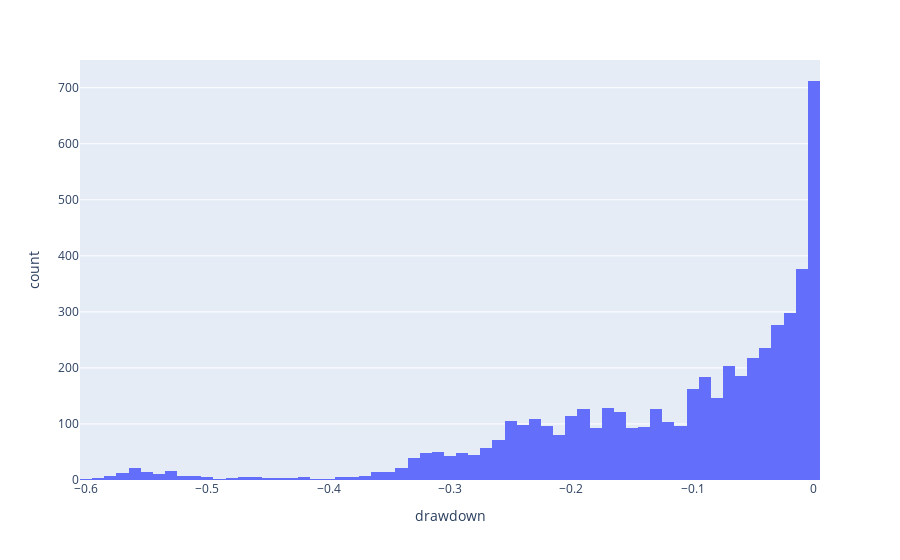

The cell this chart's notebook holds for it:
### Markdown cell above
## Draawdown Study

### Code cell
import plotly.express as px
fig = px.histogram(dd_data, x="drawdown")
fig.show()

### Figure 1 — Plotly figure (JSON) as saved in the notebook; plotly's stock layout.template omitted (floating-point values rounded to 4 significant figures; data arrays with more than 128 entries replaced by an {"elided": "..."} marker saying what was removed)
{"data": [{"alignmentgroup": "True", "bingroup": "x", "hovertemplate": "drawdown=%{x}<br>count=%{y}<extra></extra>", "legendgroup": "", "marker": {"color": "#636efa"}, "name": "", "offsetgroup": "", "orientation": "v", "showlegend": false, "type": "histogram", "x": {"elided": "5203 float values"}, "xaxis": "x", "yaxis": "y"}], "layout": {"barmode": "relative", "legend": {"tracegroupgap": 0}, "margin": {"t": 60}, "xaxis": {"anchor": "y", "domain": [0, 1], "title": {"text": "drawdown"}}, "yaxis": {"anchor": "x", "domain": [0, 1], "title": {"text": "count"}}}}
